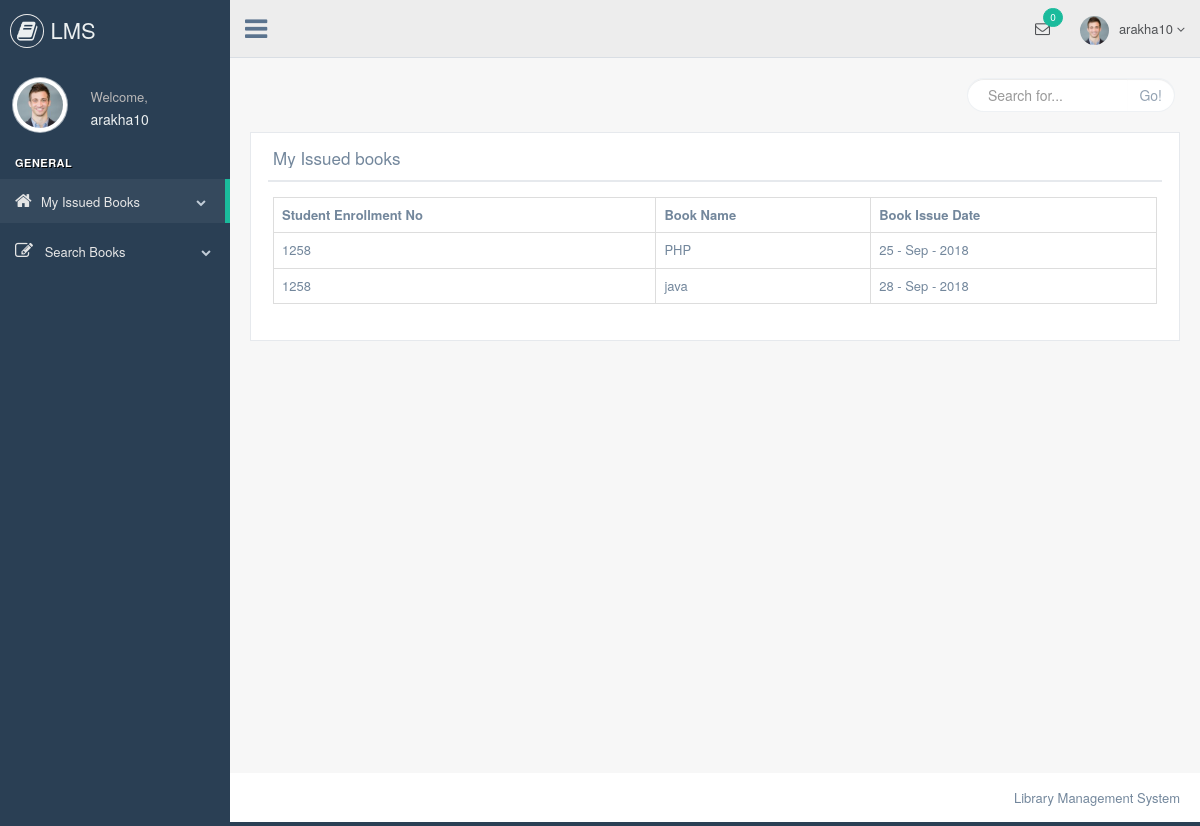
Screenshot of /student/my_issued_book.php (signed in) with the database file from the repository.
### tables this page shows
CREATE TABLE `issue_books` (
  `id` int(5) NOT NULL,
  `student_enrollment` varchar(50) NOT NULL,
  `student_name` varchar(50) NOT NULL,
  `student_sem` varchar(50) NOT NULL,
  `student-contact` varchar(50) NOT NULL,
  `student_email` varchar(50) NOT NULL,
  `book_name` varchar(50) NOT NULL,
  `book_issue_date` varchar(50) NOT NULL,
  `book_return_date` varchar(50) NOT NULL,
  `student_username` varchar(50) NOT NULL
);

### student/my_issued_book.php (the view, shortened to what this page needs)
<?php
include 'header.php';
include 'connect.php';
?>
        <div class="right_col" role="main">
            <div class="">
                <div class="page-title">
                    <div class="title_left">
                    </div>
                    <div class="title_right">
                        <div class="col-md-5 col-sm-5 col-xs-12 form-group pull-right top_search">
                            <div class="input-group">
                                <input type="text" class="form-control" placeholder="Search for...">
                    <span class="input-group-btn">
                      <button class="btn btn-default" type="button">Go!</button>
                    </span>
                            </div>
                        </div>
                    </div>
                </div>
                <div class="clearfix"></div>
                <div class="row" style="min-height:500px">
                    <div class="col-md-12 col-sm-12 col-xs-12">
                        <div class="x_panel">
                            <div class="x_title">
                                <h2>My Issued books</h2>
                                <div class="clearfix"></div>
                            </div>
                            <div class="x_content">
                                <table class="table table-bordered">
                                    <th> Student Enrollment No</th>
                                    <th> Book Name</th>
                                    <th> Book Issue Date</th>
                                    <?php
                                    $res=mysqli_query($con,"SELECT * from issue_books where
                                      student_username ='$_SESSION[username]'");
                                      while($row=mysqli_fetch_array($res))
                                      {
                                        echo "<tr>";
                                        echo "<td>";
                                        echo $row['student_enrollment'];
                                        echo "</td>";
                                        echo "<td>";
                                        echo $row['book_name'];
                                        echo "</td>";
                                        echo "<td>";
                                        echo $row['book_issue_date'];
                                        echo "</td>";
                                        echo "</tr>";
                                      }
                                    ?>
                                </table>
                            </div>
                        </div>
                    </div>
                </div>
            </div>
        </div>
<?php
        include 'footer.php';
        ?>

### rows the page displays
issue_books: student_enrollment "1258", book_name "PHP", book_issue_date "25 - Sep - 2018"
issue_books: student_enrollment "1258", book_name "java", book_issue_date "28 - Sep - 2018"

### other values shown
$_SESSION['username'] "arakha10"
$count "0"
